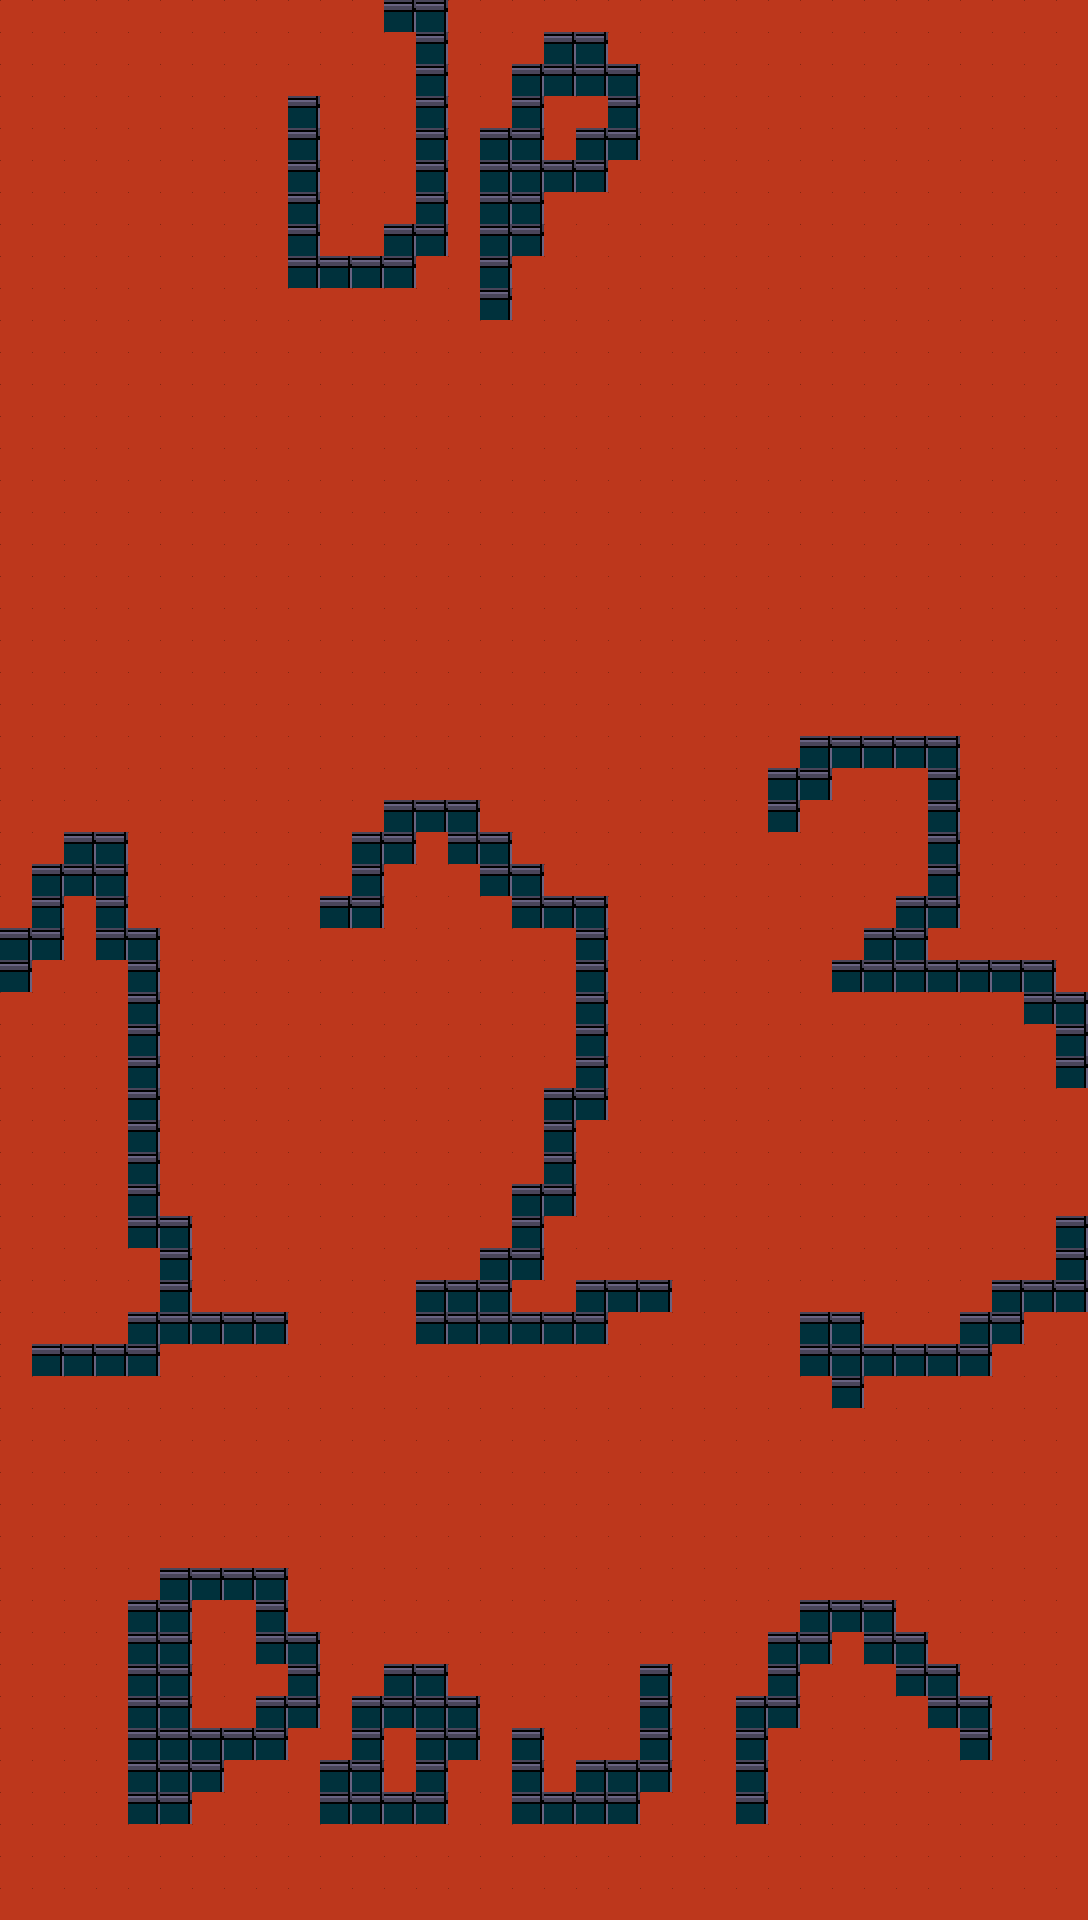

Below is a game level as drawn by its tile map, then a one-line description and the .tmx that defines it (tile-layer data replaced by summaries):
An orthogonal 34x60 tile map with 32x32 px tiles, 2 tile layers (Tile Layer 1, Tile Layer 3), 1 hidden layer not drawn and 1 object.

<map version="1.10" tiledversion="1.10.2" orientation="orthogonal" renderorder="right-down" width="34" height="60" tilewidth="32" tileheight="32" infinite="0" nextlayerid="5" nextobjectid="2">
 <tileset firstgid="1" name="tile2" tilewidth="32" tileheight="32" tilecount="15" columns="5">
  <image source="tile2.png" width="180" height="120" />
 </tileset>
 <layer id="1" name="Tile Layer 1" width="34" height="60">
  <data>[2040 cells, 2040 non-empty, 1 distinct tile ids]</data>
 </layer>
 <layer id="4" name="Tile Layer 3" width="34" height="60">
  <data>[2040 cells, 232 non-empty, 1 distinct tile ids]</data>
 </layer>
 <layer id="3" name="Tile Layer 2" width="34" height="60" visible="0">
  <data>[2040 cells, 356 non-empty, 2 distinct tile ids]</data>
 </layer>
 <objectgroup id="2" name="Object Layer 1">
  <object id="1" x="4.53151" y="1860.18" width="1083.03" height="52.1123" />
 </objectgroup>
</map>
